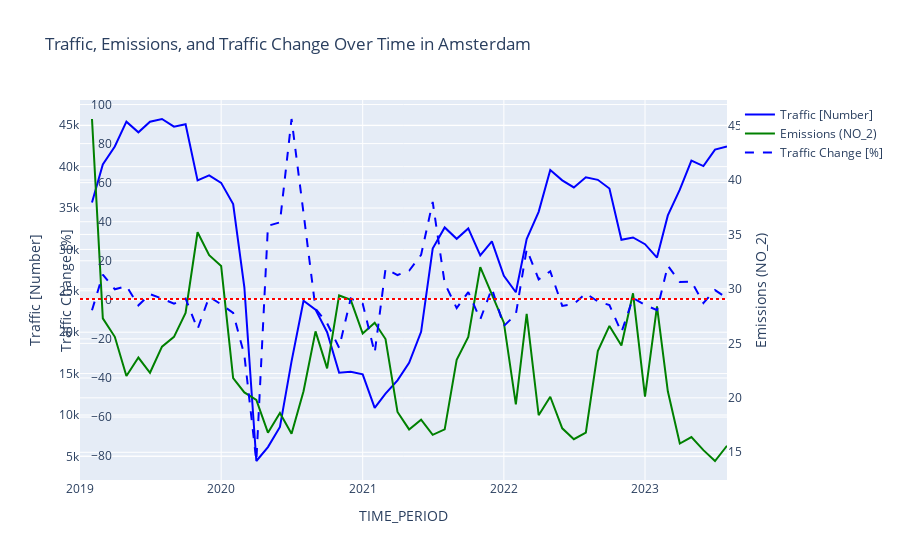

Write notebook code for a chart like this one.
### Code cell
# Create figure
fig = go.Figure()

# Add traces for traffic
fig.add_trace(go.Scatter(
    x=traffic_Schiphol_number['TIME_PERIOD'],
    y=traffic_Schiphol_number['OBS_VALUE'],
    name="Traffic [Number]",
    line=dict(color='blue'),
))

# Add traces for emissions
fig.add_trace(go.Scatter(
    x=emissions_Amsterdam['TIME_PERIOD'],
    y=emissions_Amsterdam['OBS_VALUE'],
    name="Emissions (NO_2)",
    line=dict(color='green'),
    yaxis="y2"
))

# Add a third trace for traffic change in percentage
fig.add_trace(go.Scatter(
    x=traffic_Schiphol_percentage['TIME_PERIOD'],
    y=traffic_Schiphol_percentage['OBS_VALUE'],
    name="Traffic Change [%]",
    line=dict(color='blue', dash = 'dash' ),
    yaxis="y3"  # Designating the third y-axis for this trace
))

# Update layout for tri-axis
fig.update_layout(
    title='Traffic, Emissions, and Traffic Change Over Time in Amsterdam',
    xaxis=dict(title='TIME_PERIOD'),
    yaxis=dict(title='Traffic [Number]'),
    yaxis2=dict(
        title='Emissions (NO_2)',
        overlaying='y',
        side='right'
    ),
    yaxis3=dict(
        title='Traffic Change [%]',
        overlaying='y',
        side='left',  # You may want to set this to 'right' if overlay becomes a concern
        anchor="free",
        position=0.05  # The position is a fraction of the plot width
    )
)

fig.add_hline(y=24000, line_color = 'red', line_dash = 'dot')
# Show the figure
fig.show()

### Figure 1 — Plotly figure (JSON) as saved in the notebook; plotly's stock layout.template omitted (floating-point values rounded to 4 significant figures)
{"data": [{"line": {"color": "blue"}, "name": "Traffic [Number]", "type": "scatter", "x": ["2019-02", "2019-03", "2019-04", "2019-05", "2019-06", "2019-07", "2019-08", "2019-09", "2019-10", "2019-11", "2019-12", "2020-01", "2020-02", "2020-03", "2020-04", "2020-05", "2020-06", "2020-07", "2020-08", "2020-09", "2020-10", "2020-11", "2020-12", "2021-01", "2021-02", "2021-03", "2021-04", "2021-05", "2021-06", "2021-07", "2021-08", "2021-09", "2021-10", "2021-11", "2021-12", "2022-01", "2022-02", "2022-03", "2022-04", "2022-05", "2022-06", "2022-07", "2022-08", "2022-09", "2022-10", "2022-11", "2022-12", "2023-01", "2023-02", "2023-03", "2023-04", "2023-05", "2023-06", "2023-07", "2023-08"], "y": [35666, 40270, 42433, 45432, 44148, 45425, 45756, 44824, 45121, 38339, 38954, 38039, 35484, 25425, 4440, 6122, 8551, 16473, 23792, 22725, 20002, 15102, 15207, 14909, 10860, 12588, 14184, 16295, 20047, 30097, 32653, 31285, 32534, 29268, 30964, 26817, 24824, 31257, 34545, 39586, 38348, 37486, 38711, 38409, 37365, 31169, 31446, 30635, 29018, 34110, 37217, 40718, 40065, 42054, 42441]}, {"line": {"color": "green"}, "name": "Emissions (NO_2)", "type": "scatter", "x": ["2019-02", "2019-03", "2019-04", "2019-05", "2019-06", "2019-07", "2019-08", "2019-09", "2019-10", "2019-11", "2019-12", "2020-01", "2020-02", "2020-03", "2020-04", "2020-05", "2020-06", "2020-07", "2020-08", "2020-09", "2020-10", "2020-11", "2020-12", "2021-01", "2021-02", "2021-03", "2021-04", "2021-05", "2021-06", "2021-07", "2021-08", "2021-09", "2021-10", "2021-11", "2021-12", "2022-01", "2022-02", "2022-03", "2022-04", "2022-05", "2022-06", "2022-07", "2022-08", "2022-09", "2022-10", "2022-11", "2022-12", "2023-01", "2023-02", "2023-03", "2023-04", "2023-05", "2023-06", "2023-07", "2023-08"], "y": [45.6, 27.3, 25.6, 22, 23.7, 22.3, 24.7, 25.6, 27.8, 35.2, 33.1, 32.1, 21.8, 20.5, 19.8, 16.8, 18.6, 16.7, 20.6, 26.1, 22.7, 29.4, 29, 25.9, 26.9, 25.4, 18.7, 17.1, 18, 16.6, 17.1, 23.5, 25.6, 32, 29.5, 26.9, 19.4, 27.7, 18.4, 20.1, 17.2, 16.2, 16.8, 24.3, 26.6, 24.8, 29.6, 20.1, 28.4, 20.6, 15.8, 16.4, 15.2, 14.2, 15.6], "yaxis": "y2"}, {"line": {"color": "blue", "dash": "dash"}, "name": "Traffic Change [%]", "type": "scatter", "x": ["2019-01", "2019-02", "2019-03", "2019-04", "2019-05", "2019-06", "2019-07", "2019-08", "2019-09", "2019-10", "2019-11", "2019-12", "2020-01", "2020-02", "2020-03", "2020-04", "2020-05", "2020-06", "2020-07", "2020-08", "2020-09", "2020-10", "2020-11", "2020-12", "2021-01", "2021-02", "2021-03", "2021-04", "2021-05", "2021-06", "2021-07", "2021-08", "2021-09", "2021-10", "2021-11", "2021-12", "2022-01", "2022-02", "2022-03", "2022-04", "2022-05", "2022-06", "2022-07", "2022-08", "2022-09", "2022-10", "2022-11", "2022-12", "2023-01", "2023-02", "2023-03", "2023-04", "2023-05", "2023-06", "2023-07", "2023-08"], "y": [null, -5.3, 12.9, 5.4, 7.1, -2.8, 2.9, 0.7, -2, 0.7, -15, 1.6, -2.3, -6.7, -28.3, -82.5, 37.9, 39.7, 92.6, 44.4, -4.5, -12, -24.5, 0.7, -2, -27.2, 15.9, 12.7, 14.9, 23, 50.1, 8.5, -4.2, 4, -10, 5.8, -13.4, -7.4, 25.9, 10.5, 14.6, -3.1, -2.2, 3.3, -0.8, -2.7, -16.6, 0.9, -2.6, -5.3, 17.5, 9.1, 9.4, -1.6, 5, 0.9], "yaxis": "y3"}], "layout": {"shapes": [{"line": {"color": "red", "dash": "dot"}, "type": "line", "x0": 0, "x1": 1, "xref": "x domain", "y0": 24000, "y1": 24000, "yref": "y"}], "title": {"text": "Traffic, Emissions, and Traffic Change Over Time in Amsterdam"}, "xaxis": {"title": {"text": "TIME_PERIOD"}}, "yaxis": {"title": {"text": "Traffic [Number]"}}, "yaxis2": {"overlaying": "y", "side": "right", "title": {"text": "Emissions (NO_2)"}}, "yaxis3": {"anchor": "free", "overlaying": "y", "position": 0.05, "side": "left", "title": {"text": "Traffic Change [%]"}}}}
